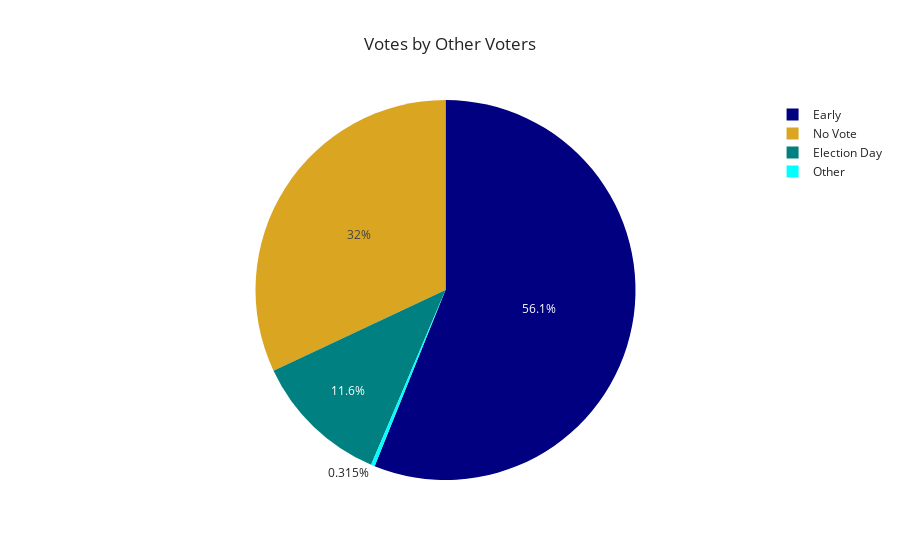

This figure's notebook cell:
### Code cell
get_pie_count(elec_df, 'party_grp', 'Gen_2020', 'Other',
              title='Votes by Other Voters')

### Figure 1 — Plotly figure (JSON) as saved in the notebook; plotly's stock layout.template omitted (floating-point values rounded to 4 significant figures)
{"data": [{"customdata": [["Early"], ["Election Day"], ["No Vote"], ["Other"]], "domain": {"x": [0, 1], "y": [0, 1]}, "hovertemplate": "Voting Method=%{customdata[0]}<br>Count=%{value}<extra></extra>", "labels": ["Early", "Election Day", "No Vote", "Other"], "legendgroup": "", "marker": {"colors": ["navy", "teal", "goldenrod", "aqua"]}, "name": "", "showlegend": true, "type": "pie", "values": [1402389, 290295, 799778, 7877]}], "layout": {"legend": {"tracegroupgap": 0}, "title": {"text": "Votes by Other Voters"}}}
